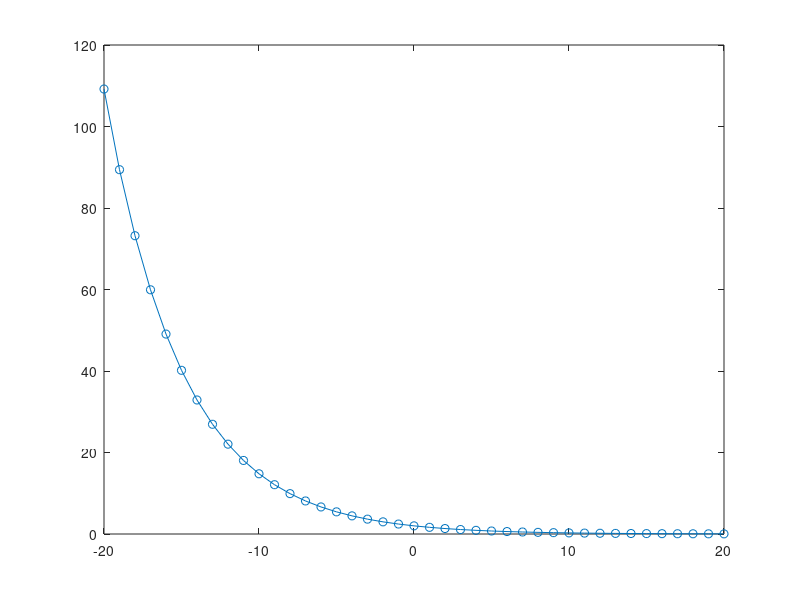

The MATLAB script that drew this image: (Note: this script raises an error after producing the figure.)
clear all; clc;

% Replace the strings with the correct numbers
x = -20:1:20; % Replace the strings with the correct numbers
% Calculate the function
y = 2*exp(-0.2*x)
% Plot the function
%plot(x,y,'red','LineWidth',2, 'o')
p = plot(x,y,'-o')
p.Color='red'
p.LineWidth=2
% X label and Y label
xlabel('X-axis')
ylabel('Y-axis')
xlim([-10 10])
